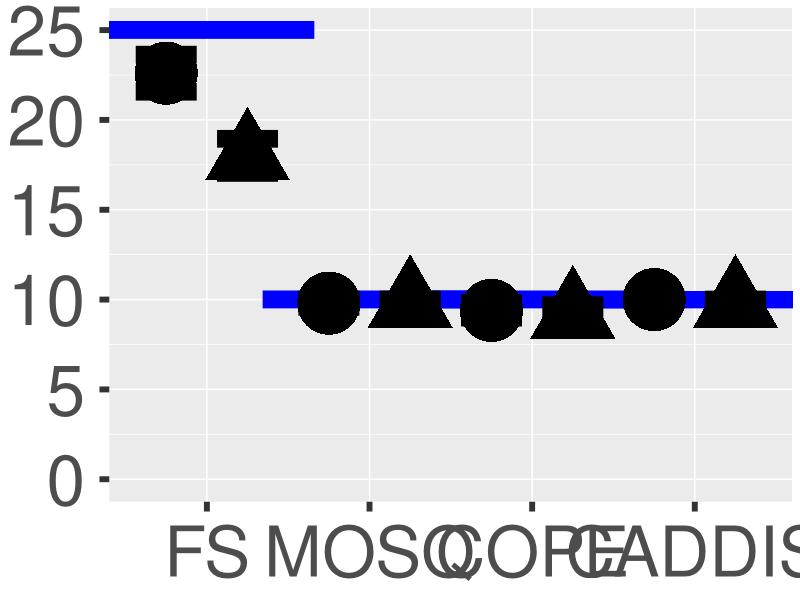

This figure's R source: (Note: this script raises an error after producing the figure.)

##### Metamorph Foraging Experiment ######

rm(list = ls())
require(lubridate)
require(reshape2)
require(dplyr)
require(ggplot2)
require(scales)
require(stringr)
require(lme4)
require(emmeans)


##import and format data
meta_diet_choice <- read.csv(file = "Data/Foraging_Experiment.csv", stringsAsFactors = TRUE)
meta_fs_rate <- read.csv(file = "Data/Metamorph_Foraging_Trials.csv", stringsAsFactors = FALSE)
salamander <- read.csv(file = "Data/Salamander_Master_cleaned.csv", stringsAsFactors = TRUE)

meta_diet_choice = subset(meta_diet_choice, Date != "XX") #did this so Salamander_ID wouldn't import as scientific notation
meta_diet_choice = droplevels(meta_diet_choice)
meta_diet_choice$FS = as.numeric(as.character(meta_diet_choice$FS))
meta_diet_choice$Mosquito = as.numeric(as.character(meta_diet_choice$Mosquito))
meta_diet_choice$Copepod = as.numeric(as.character(meta_diet_choice$Copepod))
meta_diet_choice$Asynarchus = as.numeric(as.character(meta_diet_choice$Asynarchus))

meta_fs_rate$Treatment = as.factor(meta_fs_rate$Treatment)
meta_fs_rate$Replicate = as.factor(meta_fs_rate$Replicate)
meta_fs_rate$Consumption_Time = as_datetime(ms(meta_fs_rate$Consumption_Time))

salamander$X <- NULL
names(salamander)[names(salamander) == "INDIV_ID"] <- "Salamander_ID"
salamander = subset(salamander, DATEOFYEAR == "7/11/22")
salamander$Condition = (salamander$WEIGHT / salamander$SVL) / 1000

#### Meta Diet Choice Plots ####
#merge in meta demographic information
meta_diet_choice = merge(x = meta_diet_choice, y = salamander[,c("Salamander_ID", "COHORT", "SEX", "SVL", "WEIGHT", "Condition")], by = "Salamander_ID", all.x = T)
meta_diet_choice = meta_diet_choice %>% relocate("Salamander_ID", .after = "Notes")

#drop Time and Notes columns
meta_diet_choice = meta_diet_choice[ , -which(names(meta_diet_choice) %in% c("Time", "Notes"))] 

#melt df
meta_diet_choice_melt = meta_diet_choice[ , -which(names(meta_diet_choice) %in% c("Salamander_ID", "COHORT", "SEX", "SVL", "WEIGHT", "Condition"))] 
meta_diet_choice_melt = melt(meta_diet_choice_melt, value.name = "Count")
names(meta_diet_choice_melt)[names(meta_diet_choice_melt) == 'variable'] <- 'Diet_Taxon'

#summarize data (mean, SE)
meta_diet_means = meta_diet_choice_melt %>% group_by(Date, Treatment, Diet_Taxon) %>% dplyr::summarize(Mean_Count = mean(Count))
meta_diet_SE = meta_diet_choice_melt %>% group_by(Date, Treatment, Diet_Taxon) %>% dplyr::summarize(SE_Count = sd(Count)/sqrt(n()))

meta_diet_means = merge(meta_diet_means, meta_diet_SE, by = c("Date", "Treatment", "Diet_Taxon"))
meta_diet_means$lower = meta_diet_means$Mean_Count - meta_diet_means$SE_Count
meta_diet_means$upper = meta_diet_means$Mean_Count + meta_diet_means$SE_Count

rm(meta_diet_SE)

meta_diet_means$Diet_Taxon <- factor(meta_diet_means$Diet_Taxon, levels = c("FS", "Mosquito", "Copepod", "Asynarchus"))


#plot - PO
meta_diet_means_PO = subset(meta_diet_means, Treatment == "PO")

hline_PO <- data.frame(Diet_Taxon=c("FS", "Mosquito", "Copepod", "Asynarchus"), Mean_Count=c(25, 10, 10, 10))
hline_PO$Diet_Taxon <- factor(hline_PO$Diet_Taxon, levels = c("FS", "Mosquito", "Copepod", "Asynarchus"))


diet_choice_PO = 
ggplot(meta_diet_means_PO, aes(x=Diet_Taxon, y=Mean_Count, shape = Date)) + 
geom_point(data=hline_PO, aes(x=Diet_Taxon, y=Mean_Count), shape=95, size=90, color = "blue") +
geom_errorbar(aes(ymin=lower, ymax=upper), width=0.75, size=6, color = "black", position = position_dodge(1)) +
geom_point(size=20, stroke = 2, position = position_dodge(1)) +
scale_y_continuous(breaks=c(0,5,10,15,20,25), limits=c(0,25)) +
scale_x_discrete(labels=c("FS", "MOSQ", "COPE", "CADDIS")) +
theme(legend.position = "none",
      axis.title = element_blank(),
      axis.text = element_text(size = 50),
      axis.ticks = element_line(size = 2),
      axis.ticks.length = unit(.25, "cm"),
      axis.text.x=element_text(margin=margin(t=10)),
      axis.text.y=element_text(margin=margin(r=10)))

diet_choice_PO

ggsave(diet_choice_PO, filename = "Outputs/meta_diet_choice_PO.png",  width = 18, height = 12, dpi = 100)


#plot - NFS
hline_NFS <- data.frame(Diet_Taxon=c("FS", "Mosquito", "Copepod", "Asynarchus"), Mean_Count=c(0, 10, 10, 10))
hline_NFS$Diet_Taxon <- factor(hline_NFS$Diet_Taxon, levels = c("FS", "Mosquito", "Copepod", "Asynarchus"))

meta_diet_means_NFS = subset(meta_diet_means, Treatment == "N FS")

diet_choice_NFS = 
  ggplot(meta_diet_means_NFS, aes(x=Diet_Taxon, y=Mean_Count, shape = Date)) + 
  geom_point(data=hline_NFS, aes(x=Diet_Taxon, y=Mean_Count), shape=95, size=90, color = "blue") +
  geom_errorbar(aes(ymin=lower, ymax=upper), width=0.75, size=6, color = "black", position = position_dodge(1)) +
  geom_point(size=20, stroke = 2, position = position_dodge(1)) +
  scale_y_continuous(breaks=c(0,5,10,15,20,25), limits=c(0,25)) +
  scale_x_discrete(labels=c("FS", "MOSQ", "COPE", "CADDIS")) +
  theme(legend.position = "none",
        axis.title = element_blank(),
        axis.text = element_text(size = 50),
        axis.ticks = element_line(size = 2),
        axis.ticks.length = unit(.25, "cm"),
        axis.text.x=element_text(margin=margin(t=10)),
        axis.text.y=element_text(margin=margin(r=10)))

diet_choice_NFS

ggsave(diet_choice_NFS, filename = "Outputs/meta_diet_choice_NFS.png",  width = 18, height = 12, dpi = 100)


#plot - LFS
hline_LFS <- data.frame(Diet_Taxon=c("FS", "Mosquito", "Copepod", "Asynarchus"), Mean_Count=c(10, 10, 10, 10))
hline_LFS$Diet_Taxon <- factor(hline_LFS$Diet_Taxon, levels = c("FS", "Mosquito", "Copepod", "Asynarchus"))

meta_diet_means_LFS = subset(meta_diet_means, Treatment == "L FS")

diet_choice_LFS = 
  ggplot(meta_diet_means_LFS, aes(x=Diet_Taxon, y=Mean_Count, shape = Date)) + 
  geom_point(data=hline_LFS, aes(x=Diet_Taxon, y=Mean_Count), shape=95, size=90, color = "blue") +
  geom_errorbar(aes(ymin=lower, ymax=upper), width=0.75, size=6, color = "black", position = position_dodge(1)) +
  geom_point(size=20, stroke = 2, position = position_dodge(1)) +
  scale_y_continuous(breaks=c(0,5,10,15,20,25), limits=c(0,25)) +
  scale_x_discrete(labels=c("FS", "MOSQ", "COPE", "CADDIS")) +
  theme(legend.position = "none",
        axis.title = element_blank(),
        axis.text = element_text(size = 50),
        axis.ticks = element_line(size = 2),
        axis.ticks.length = unit(.25, "cm"),
        axis.text.x=element_text(margin=margin(t=10)),
        axis.text.y=element_text(margin=margin(r=10)))

diet_choice_LFS

ggsave(diet_choice_LFS, filename = "Outputs/meta_diet_choice_LFS.png",  width = 18, height = 12, dpi = 100)


#plot - MFS
hline_MFS <- data.frame(Diet_Taxon=c("FS", "Mosquito", "Copepod", "Asynarchus"), Mean_Count=c(25, 10, 10, 10))
hline_MFS$Diet_Taxon <- factor(hline_MFS$Diet_Taxon, levels = c("FS", "Mosquito", "Copepod", "Asynarchus"))

meta_diet_means_MFS = subset(meta_diet_means, Treatment == "M FS")

diet_choice_MFS = 
  ggplot(meta_diet_means_MFS, aes(x=Diet_Taxon, y=Mean_Count, shape = Date)) + 
  geom_point(data=hline_MFS, aes(x=Diet_Taxon, y=Mean_Count), shape=95, size=90, color = "blue") +
  geom_errorbar(aes(ymin=lower, ymax=upper), width=0.75, size=6, color = "black", position = position_dodge(1)) +
  geom_point(size=20, stroke = 2, position = position_dodge(1)) +
  scale_y_continuous(breaks=c(0,5,10,15,20,25), limits=c(0,25)) +
  scale_x_discrete(labels=c("FS", "MOSQ", "COPE", "CADDIS")) +
  theme(legend.position = "none",
        axis.title = element_blank(),
        axis.text = element_text(size = 50),
        axis.ticks = element_line(size = 2),
        axis.ticks.length = unit(.25, "cm"),
        axis.text.x=element_text(margin=margin(t=10)),
        axis.text.y=element_text(margin=margin(r=10)))

diet_choice_MFS

ggsave(diet_choice_MFS, filename = "Outputs/meta_diet_choice_MFS.png",  width = 18, height = 12, dpi = 100)


#plot - HFS
hline_HFS <- data.frame(Diet_Taxon=c("FS", "Mosquito", "Copepod", "Asynarchus"), Mean_Count=c(30, 10, 10, 10)) #30 is a dummy value for 50
hline_HFS$Diet_Taxon <- factor(hline_HFS$Diet_Taxon, levels = c("FS", "Mosquito", "Copepod", "Asynarchus"))

meta_diet_means_HFS = subset(meta_diet_means, Treatment == "H FS")

diet_choice_HFS = 
  ggplot(meta_diet_means_HFS, aes(x=Diet_Taxon, y=Mean_Count, shape = Date)) + 
  geom_point(data=hline_HFS, aes(x=Diet_Taxon, y=Mean_Count), shape=95, size=90, color = "blue") +
  geom_errorbar(aes(ymin=lower, ymax=upper), width=0.75, size=6, color = "black", position = position_dodge(1)) +
  geom_point(size=20, stroke = 2, position = position_dodge(1)) +
  scale_y_continuous(breaks=c(0,5,10,15,20,25,30), limits=c(0,30), labels = c("0", "5", "10", "15", "20", "25", "50")) +
  scale_x_discrete(labels=c("FS", "MOSQ", "COPE", "CADDIS")) +
  theme(legend.position = "none",
        axis.title = element_blank(),
        axis.text = element_text(size = 50),
        axis.ticks = element_line(size = 2),
        axis.ticks.length = unit(.25, "cm"),
        axis.text.x=element_text(margin=margin(t=10)),
        axis.text.y=element_text(margin=margin(r=10)))

diet_choice_HFS

ggsave(diet_choice_HFS, filename = "Outputs/meta_diet_choice_HFS.png",  width = 18, height = 12, dpi = 100)


##### Diet Choice - Alt. Viz. ####
#divide plots by prey taxa rather than FS treatment

#do I need to recalculate SEs for this alternative approach...??

#mosq
meta_diet_mosq = subset(meta_diet_means, Diet_Taxon == "Mosquito")
meta_diet_mosq$Treatment <- factor(meta_diet_mosq$Treatment, levels = c("PO", "N FS", "L FS", "M FS", "H FS"))
hline_mosq <- data.frame(Treatment=c("PO", "N FS", "L FS", "M FS", "H FS"), Mean_Count=c(10, 10, 10, 10, 10))
hline_mosq$Treatment <- factor(hline_mosq$Treatment, levels = c("PO", "N FS", "L FS", "M FS", "H FS"))

meta_diet_mosq_plot = 
  ggplot(meta_diet_mosq, aes(x=Treatment, y=Mean_Count, shape = Date)) + 
  geom_point(data=hline_mosq, aes(x=Treatment, y=Mean_Count), shape=95, size=90, color = "blue") +
  geom_errorbar(aes(ymin=lower, ymax=upper), width=0.75, size=6, color = "black", position = position_dodge(1)) +
  geom_point(size=20, stroke = 2, position = position_dodge(1)) +
  scale_y_continuous(breaks=c(0,2,4,6,8,10), limits=c(0,10), labels = c("0", "2", "4", "6", "8", "10")) +
  scale_x_discrete(labels=c("Control", "N FS", "L FS", "M FS", "H FS")) +
  theme(legend.position = "none",
        axis.title = element_blank(),
        axis.text = element_text(size = 70),
        axis.ticks = element_line(size = 2),
        axis.ticks.length = unit(.25, "cm"),
        axis.text.x=element_text(margin=margin(t=10)),
        axis.text.y=element_text(margin=margin(r=10)))

meta_diet_mosq_plot

ggsave(meta_diet_mosq_plot, filename = "Outputs/meta_diet_choice_mosq.png",  width = 18, height = 12, dpi = 100)


#cope
meta_diet_cope = subset(meta_diet_means, Diet_Taxon == "Copepod")
meta_diet_cope$Treatment <- factor(meta_diet_cope$Treatment, levels = c("PO", "N FS", "L FS", "M FS", "H FS"))
hline_cope <- data.frame(Treatment=c("PO", "N FS", "L FS", "M FS", "H FS"), Mean_Count=c(10, 10, 10, 10, 10))
hline_cope$Treatment <- factor(hline_cope$Treatment, levels = c("PO", "N FS", "L FS", "M FS", "H FS"))

meta_diet_cope_plot = 
  ggplot(meta_diet_cope, aes(x=Treatment, y=Mean_Count, shape = Date)) + 
  geom_point(data=hline_cope, aes(x=Treatment, y=Mean_Count), shape=95, size=90, color = "blue") +
  geom_errorbar(aes(ymin=lower, ymax=upper), width=0.75, size=6, color = "black", position = position_dodge(1)) +
  geom_point(size=20, stroke = 2, position = position_dodge(1)) +
  scale_y_continuous(breaks=c(0,2,4,6,8,10), limits=c(0,10), labels = c("0", "2", "4", "6", "8", "10")) +
  scale_x_discrete(labels=c("Control", "N FS", "L FS", "M FS", "H FS")) +
  theme(legend.position = "none",
        axis.title = element_blank(),
        axis.text = element_text(size = 70),
        axis.ticks = element_line(size = 2),
        axis.ticks.length = unit(.25, "cm"),
        axis.text.x=element_text(margin=margin(t=10)),
        axis.text.y=element_text(margin=margin(r=10)))

meta_diet_cope_plot

ggsave(meta_diet_cope_plot, filename = "Outputs/meta_diet_choice_cope.png",  width = 18, height = 12, dpi = 100)


#caddis
meta_diet_caddis = subset(meta_diet_means, Diet_Taxon == "Asynarchus")
meta_diet_caddis$Treatment <- factor(meta_diet_caddis$Treatment, levels = c("PO", "N FS", "L FS", "M FS", "H FS"))
hline_caddis <- data.frame(Treatment=c("PO", "N FS", "L FS", "M FS", "H FS"), Mean_Count=c(10, 10, 10, 10, 10))
hline_caddis$Treatment <- factor(hline_caddis$Treatment, levels = c("PO", "N FS", "L FS", "M FS", "H FS"))

meta_diet_caddis_plot = 
  ggplot(meta_diet_caddis, aes(x=Treatment, y=Mean_Count, shape = Date)) + 
  geom_point(data=hline_caddis, aes(x=Treatment, y=Mean_Count), shape=95, size=90, color = "blue") +
  geom_errorbar(aes(ymin=lower, ymax=upper), width=0.75, size=6, color = "black", position = position_dodge(1)) +
  geom_point(size=20, stroke = 2, position = position_dodge(1)) +
  scale_y_continuous(breaks=c(0,2,4,6,8,10), limits=c(0,10), labels = c("0", "2", "4", "6", "8", "10")) +
  scale_x_discrete(labels=c("Control", "N FS", "L FS", "M FS", "H FS")) +
  theme(legend.position = "none",
        axis.title = element_blank(),
        axis.text = element_text(size = 70),
        axis.ticks = element_line(size = 2),
        axis.ticks.length = unit(.25, "cm"),
        axis.text.x=element_text(margin=margin(t=10)),
        axis.text.y=element_text(margin=margin(r=10)))

meta_diet_caddis_plot

ggsave(meta_diet_caddis_plot, filename = "Outputs/meta_diet_choice_caddis.png",  width = 18, height = 12, dpi = 100)


#fs
meta_diet_fs = subset(meta_diet_means, Diet_Taxon == "FS")
meta_diet_fs$Treatment <- factor(meta_diet_fs$Treatment, levels = c("PO", "N FS", "L FS", "M FS", "H FS"))
hline_fs <- data.frame(Treatment=c("PO", "N FS", "L FS", "M FS", "H FS"), Mean_Count=c(25, 0, 10, 25, 50))
hline_fs$Treatment <- factor(hline_fs$Treatment, levels = c("PO", "N FS", "L FS", "M FS", "H FS"))

meta_diet_fs_plot = 
  ggplot(meta_diet_fs, aes(x=Treatment, y=Mean_Count, shape = Date)) + 
  geom_point(data=hline_fs, aes(x=Treatment, y=Mean_Count), shape=95, size=90, color = "blue") +
  geom_errorbar(aes(ymin=lower, ymax=upper), width=0.75, size=6, color = "black", position = position_dodge(1)) +
  geom_point(size=20, stroke = 2, position = position_dodge(1)) +
  #scale_y_continuous(breaks=c(0,2,4,6,8,10), limits=c(0,10), labels = c("0", "2", "4", "6", "8", "10")) +
  scale_x_discrete(labels=c("Control", "N FS", "L FS", "M FS", "H FS")) +
  theme(legend.position = "none",
        axis.title = element_blank(),
        axis.text = element_text(size = 70),
        axis.ticks = element_line(size = 2),
        axis.ticks.length = unit(.25, "cm"),
        axis.text.x=element_text(margin=margin(t=10)),
        axis.text.y=element_text(margin=margin(r=10)))

meta_diet_fs_plot

ggsave(meta_diet_fs_plot, filename = "Outputs/meta_diet_choice_fs.png",  width = 18, height = 12, dpi = 100)




#### Meta FS Foraging Rate ####

xlimits <- as.POSIXct(strptime(c("1970-01-01 00:00:00", "1970-01-01 00:20:00"), 
                            format = "%Y-%m-%d %H:%M:%S", tz = "UTC"))

xbreaks <- as.POSIXct(strptime(c("1970-01-01 00:00:00", "1970-01-01 00:05:00", 
                                 "1970-01-01 00:10:00","1970-01-01 00:15:00", 
                                 "1970-01-01 00:20:00"), 
                               format = "%Y-%m-%d %H:%M:%S", tz = "UTC"))

#plot - N FS
meta_fs_rate_NFS = subset(meta_fs_rate, Treatment == "N FS")

meta_rate_NFS =
  ggplot(meta_fs_rate_NFS, aes(x=Consumption_Time, y=FS_Eaten)) + 
  geom_line(aes(group = Replicate), lwd = 2) +
  geom_point(aes(group = Replicate), size = 10, alpha = 0.8) +
  scale_y_continuous(breaks=c(0,2,4,6,8,10), limits=c(0,10)) +
  scale_x_datetime(breaks = xbreaks,
                   labels = c("0", "5", "10", "15", "20"),
                   limits = xlimits) +
  theme_bw(65) +
  theme(axis.title = element_blank())

meta_rate_NFS

ggsave(meta_rate_NFS, filename = "Outputs/meta_fs_rate_NFS.png",  width = 12, height = 12, dpi = 100)


#plot - L FS
meta_fs_rate_LFS = subset(meta_fs_rate, Treatment == "L FS")

meta_rate_LFS =
  ggplot(meta_fs_rate_LFS, aes(x=Consumption_Time, y=FS_Eaten)) + 
  geom_line(aes(group = Replicate), lwd = 2) +
  geom_point(aes(group = Replicate), size = 10, alpha = 0.8) +
  scale_y_continuous(breaks=c(0,2,4,6,8,10), limits=c(0,10)) +
  scale_x_datetime(breaks = xbreaks,
                   labels = c("0", "5", "10", "15", "20"),
                   limits = xlimits) +
  theme_bw(65) +
  theme(axis.title = element_blank())


meta_rate_LFS

ggsave(meta_rate_LFS, filename = "Outputs/meta_fs_rate_LFS.png",  width = 12, height = 12, dpi = 100)


#plot - M FS
meta_fs_rate_MFS = subset(meta_fs_rate, Treatment == "M FS")

meta_rate_MFS =
  ggplot(meta_fs_rate_MFS, aes(x=Consumption_Time, y=FS_Eaten)) + 
  geom_line(aes(group = Replicate), lwd = 2) +
  geom_point(aes(group = Replicate), size = 10, alpha = 0.8) +
  scale_y_continuous(breaks=c(0,2,4,6,8,10), limits=c(0,10)) +
  scale_x_datetime(breaks = xbreaks,
                   labels = c("0", "5", "10", "15", "20"),
                   limits = xlimits) +
  theme_bw(65) +
  theme(axis.title = element_blank())


meta_rate_MFS

ggsave(meta_rate_MFS, filename = "Outputs/meta_fs_rate_MFS.png",  width = 12, height = 12, dpi = 100)


#plot - H FS
meta_fs_rate_HFS = subset(meta_fs_rate, Treatment == "H FS")

meta_rate_HFS =
  ggplot(meta_fs_rate_HFS, aes(x=Consumption_Time, y=FS_Eaten)) + 
  geom_line(aes(group = Replicate), lwd = 2) +
  geom_point(aes(group = Replicate), size = 10, alpha = 0.8) +
  scale_y_continuous(breaks=c(0,2,4,6,8,10), limits=c(0,10)) +
  scale_x_datetime(breaks = xbreaks,
                   labels = c("0", "5", "10", "15", "20"),
                   limits = xlimits) +
  theme_bw(65) +
  theme(axis.title = element_blank())


meta_rate_HFS

ggsave(meta_rate_HFS, filename = "Outputs/meta_fs_rate_HFS.png",  width = 12, height = 12, dpi = 100)

##stats
meta_fs_rate_max = meta_fs_rate %>% group_by(Treatment, Replicate) %>% slice(which.max(FS_Eaten))

m1_meta_fs_rate = lm(FS_Eaten ~ Treatment, data = meta_fs_rate_max)
car::Anova(m1_meta_fs_rate)

emmeans(m1_meta_fs_rate, ~ Treatment)


#### Manly-Chesson Index ####

#format
manly_chesson = subset(meta_diet_choice_melt, Treatment != "PO" & !is.na(Count) & Date == "7/12/22")
manly_chesson$Date <- NULL
names(manly_chesson)[names(manly_chesson) == "Count"] <- "Count_End"

manly_chesson$Treatment <- factor(manly_chesson$Treatment, levels = c("N FS", "L FS", "M FS", "H FS"))
manly_chesson$Diet_Taxon <- factor(manly_chesson$Diet_Taxon, levels = c("FS", "Mosquito", "Copepod", "Asynarchus"))
manly_chesson$Replicate <- factor(manly_chesson$Replicate, levels = c("1", "2", "3", "4", "5"))

manly_chesson = arrange(manly_chesson, Diet_Taxon, Treatment, Replicate)

Count_Start <- c(rep("10", 5), rep("25", 5), rep("50", 5), rep("10", 60))
manly_chesson$Count_Start = Count_Start
manly_chesson$Count_Start = as.numeric(as.character(manly_chesson$Count_Start))
manly_chesson = manly_chesson %>% relocate("Count_Start", .before = "Count_End")
manly_chesson = arrange(manly_chesson, Treatment, Replicate, Diet_Taxon)
manly_chesson$Num_Consumed = manly_chesson$Count_Start - manly_chesson$Count_End

#calculate index

manly_chesson = manly_chesson %>% group_by(Treatment, Replicate) %>% mutate(Prop_Avail = Count_Start / sum(Count_Start))
manly_chesson = manly_chesson %>% group_by(Treatment, Replicate) %>% mutate(Prop_Used = Num_Consumed / sum(Num_Consumed))
manly_chesson = manly_chesson %>% group_by(Treatment, Replicate) %>% mutate(Used_Avail_Ratio = Prop_Used / Prop_Avail)
manly_chesson = manly_chesson %>% group_by(Treatment, Replicate) %>% mutate(Used_Avail_Ratio_Total = sum(Used_Avail_Ratio))
manly_chesson = manly_chesson %>% group_by(Treatment, Replicate) %>% mutate(Alpha = Used_Avail_Ratio/Used_Avail_Ratio_Total)
manly_chesson = droplevels(manly_chesson)

#average index value for each prey taxa in each treatment across replicates
manly_chesson_means = manly_chesson %>% group_by(Treatment, Diet_Taxon) %>% dplyr::summarize(Mean_Alpha = mean(Alpha))
manly_chesson_SE = manly_chesson %>% group_by(Treatment, Diet_Taxon) %>% dplyr::summarize(SE_Alpha = sd(Alpha)/sqrt(n()))

manly_chesson_means = merge(manly_chesson_means, manly_chesson_SE, by = c("Treatment", "Diet_Taxon"))
manly_chesson_means$CI_lower = manly_chesson_means$Mean_Alpha - manly_chesson_means$SE_Alpha*1.96
manly_chesson_means$CI_lower[manly_chesson_means$CI_lower < 0] <- 0
manly_chesson_means$CI_upper = manly_chesson_means$Mean_Alpha + manly_chesson_means$SE_Alpha*1.96

rm(manly_chesson_SE)

#no selection threshold equals 1/n. 1/3 for N FS treatment and 1/4 for other three treatments
mc_lfs = subset(manly_chesson_means, Treatment == "L FS")

mc_lfs_plot = 
  ggplot(mc_lfs, aes(x = Diet_Taxon, y = Mean_Alpha)) +
  geom_hline(yintercept=0.25, linetype="dashed", color = "black", size = 2.5) +
  geom_errorbar(aes(ymin=CI_lower, ymax=CI_upper), width=.2, size = 3) +
  geom_point(size = 12) +
  scale_y_continuous(limits = c(0, 0.8), breaks = c(0.0, 0.2, 0.4, 0.6, 0.8)) +
  scale_x_discrete(labels=c("FS", "MQ", "CP", "AS")) +
  theme_bw(65) +
  theme(axis.title = element_blank())

mc_lfs_plot

ggsave(mc_lfs_plot, filename = "Outputs/mc_lfs.png",  width = 12, height = 12, dpi = 100)

mc_mfs = subset(manly_chesson_means, Treatment == "M FS")

mc_mfs_plot = 
  ggplot(mc_mfs, aes(x = Diet_Taxon, y = Mean_Alpha)) +
  geom_hline(yintercept=0.25, linetype="dashed", color = "black", size = 2.5) +
  geom_errorbar(aes(ymin=CI_lower, ymax=CI_upper), width=.2, size = 3) +
  geom_point(size = 12) +
  scale_y_continuous(limits = c(0, 0.8), breaks = c(0.0, 0.2, 0.4, 0.6, 0.8)) +
  scale_x_discrete(labels=c("FS", "MQ", "CP", "AS")) +
  theme_bw(65) +
  theme(axis.title = element_blank())

mc_mfs_plot

ggsave(mc_mfs_plot, filename = "Outputs/mc_mfs.png",  width = 12, height = 12, dpi = 100)


mc_hfs = subset(manly_chesson_means, Treatment == "H FS")

mc_hfs_plot = 
  ggplot(mc_hfs, aes(x = Diet_Taxon, y = Mean_Alpha)) +
  geom_hline(yintercept=0.25, linetype="dashed", color = "black", size = 2.5) +
  geom_errorbar(aes(ymin=CI_lower, ymax=CI_upper), width=.2, size = 3) +
  geom_point(size = 12) +
  scale_y_continuous(limits = c(0, 0.8), breaks = c(0.0, 0.2, 0.4, 0.6, 0.8)) +
  scale_x_discrete(labels=c("FS", "MQ", "CP", "AS")) +
  theme_bw(65) +
  theme(axis.title = element_blank())

mc_hfs_plot

ggsave(mc_hfs_plot, filename = "Outputs/mc_hfs.png",  width = 12, height = 12, dpi = 100)


mc_nfs = subset(manly_chesson_means, Treatment == "N FS")

mc_nfs_plot = 
  ggplot(mc_nfs, aes(x = Diet_Taxon, y = Mean_Alpha)) +
  geom_hline(yintercept=0.33, linetype="dashed", color = "black", size = 2.5) +
  geom_errorbar(aes(ymin=CI_lower, ymax=CI_upper), width=.2, size = 3) +
  geom_point(size = 12) +
  scale_y_continuous(limits = c(0, 0.8), breaks = c(0.0, 0.2, 0.4, 0.6, 0.8)) +
  scale_x_discrete(labels=c("MQ", "CP", "AS")) +
  theme_bw(65) +
  theme(axis.title = element_blank())

mc_nfs_plot

ggsave(mc_nfs_plot, filename = "Outputs/mc_nfs.png",  width = 12, height = 12, dpi = 100)

##stats
manly_chesson$Box = str_c(manly_chesson$Treatment, "_", manly_chesson$Replicate)
manly_chesson$Box = as.factor(manly_chesson$Box)
manly_chesson = manly_chesson %>% relocate("Box", .after = "Replicate")


m1_mc = lmer(Alpha ~ Treatment*Diet_Taxon + (1|Box), data = manly_chesson) 
car::Anova(m1_mc)

emmeans_trt = emmeans(m1_mc, ~ Treatment)
pairs(emmeans_trt)

emmeans_prey = emmeans(m1_mc, ~ Diet_Taxon)
pairs(emmeans_prey)

emmeans_interaction = emmeans(m1_mc, ~ Treatment | Diet_Taxon)
pairs(emmeans_interaction)


manly_chesson_FS = subset(manly_chesson, Treatment != "N FS")
m1_mc_v2 = lmer(Alpha ~ Treatment*Diet_Taxon + (1|Box), data = manly_chesson_FS) 
car::Anova(m1_mc_v2)

emmeans_trt2 = emmeans(m1_mc_v2, ~ Treatment)
pairs(emmeans_trt2)

emmeans_prey2 = emmeans(m1_mc_v2, ~ Diet_Taxon)
pairs(emmeans_prey2)

emmeans_interaction2 = emmeans(m1_mc_v2, ~ Treatment | Diet_Taxon)
pairs(emmeans_interaction2)
